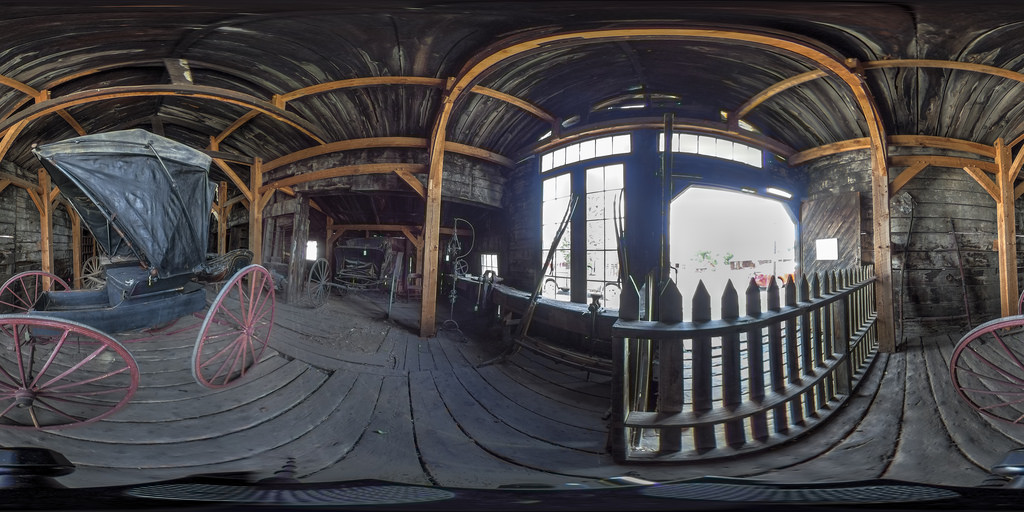
#> input picture orbuculum/image/candidate1.jpg, 1024 x 512 px
$ python equi2cube.py ../image/candidate1.jpg   (Python 2 division)
#> lines starting #> are read from the running program, lines starting #| are printed output that depends on the picture
#!/usr/bin/env python
# Credit: http://stackoverflow.com/questions/29678510/convert-21-equirectangular-panorama-to-cube-map
import sys
from PIL import Image
from math import pi,sin,cos,tan,atan2,hypot,floor
from numpy import clip

# get x,y,z coords from out image pixels coords
# i,j are pixel coords
# face is face number
# edge is edge length
def outImgToXYZ(i,j,face,edge):
    a = 2.0*float(i)/edge
    b = 2.0*float(j)/edge
    if face==0: # back
        (x,y,z) = (-1.0, 1.0-a, 3.0 - b)
    elif face==1: # left
        (x,y,z) = (a-3.0, -1.0, 3.0 - b)
    elif face==2: # front
        (x,y,z) = (1.0, a - 5.0, 3.0 - b)
    elif face==3: # right
        (x,y,z) = (7.0-a, 1.0, 3.0 - b)
    elif face==4: # top
        (x,y,z) = (b-1.0, a -5.0, 1.0)
    elif face==5: # bottom
        (x,y,z) = (5.0-b, a-5.0, -1.0)
    return (x,y,z)

# convert using an inverse transformation
def convertBack(imgIn,imgOut):
    inSize = imgIn.size
    outSize = imgOut.size
    inPix = imgIn.load()
    outPix = imgOut.load()
    edge = inSize[0]/4   # the length of each edge in pixels
    for i in xrange(outSize[0]):
        face = int(i/edge) # 0 - back, 1 - left 2 - front, 3 - right
        if face==2:
            rng = xrange(0,edge*3)
        else:
            rng = xrange(edge,edge*2)

        for j in rng:
            print("i: %s, j: %s" % (str(i), str(j)))
            if j<edge:
                face2 = 4 # top
            elif j>=2*edge:
                face2 = 5 # bottom
            else:
                face2 = face

            (x,y,z) = outImgToXYZ(i,j,face2,edge)
            theta = atan2(y,x) # range -pi to pi
            r = hypot(x,y)
            phi = atan2(z,r) # range -pi/2 to pi/2
            # source img coords
            uf = ( 2.0*edge*(theta + pi)/pi )
            vf = ( 2.0*edge * (pi/2 - phi)/pi)
            # Use bilinear interpolation between the four surrounding pixels
            ui = floor(uf)  # coord of pixel to bottom left
            vi = floor(vf)
            u2 = ui+1       # coords of pixel to top right
            v2 = vi+1
            mu = uf-ui      # fraction of way across pixel
            nu = vf-vi
            # Pixel values of four corners
            A = inPix[ui % inSize[0],clip(vi,0,inSize[1]-1)]
            B = inPix[u2 % inSize[0],clip(vi,0,inSize[1]-1)]
            C = inPix[ui % inSize[0],clip(v2,0,inSize[1]-1)]
            D = inPix[u2 % inSize[0],clip(v2,0,inSize[1]-1)]
            # interpolate
            (r,g,b) = (
              A[0]*(1-mu)*(1-nu) + B[0]*(mu)*(1-nu) + C[0]*(1-mu)*nu+D[0]*mu*nu,
              A[1]*(1-mu)*(1-nu) + B[1]*(mu)*(1-nu) + C[1]*(1-mu)*nu+D[1]*mu*nu,
              A[2]*(1-mu)*(1-nu) + B[2]*(mu)*(1-nu) + C[2]*(1-mu)*nu+D[2]*mu*nu )

            outPix[i,j] = (int(round(r)),int(round(g)),int(round(b)))

imgIn = Image.open(sys.argv[1])
#> imgIn is the input picture: PIL image 1024x512 RGB; mean R, G, B 72.8, 70.2, 72.4
inSize = imgIn.size
#> inSize = (1024, 512)
imgOut = Image.new("RGB",(inSize[0],inSize[0]*3/4),"black")
#> imgOut: PIL image 1024x768 RGB; every value is 0
convertBack(imgIn,imgOut)
imgOut.save(sys.argv[1].split('.')[0]+"Out2.png")
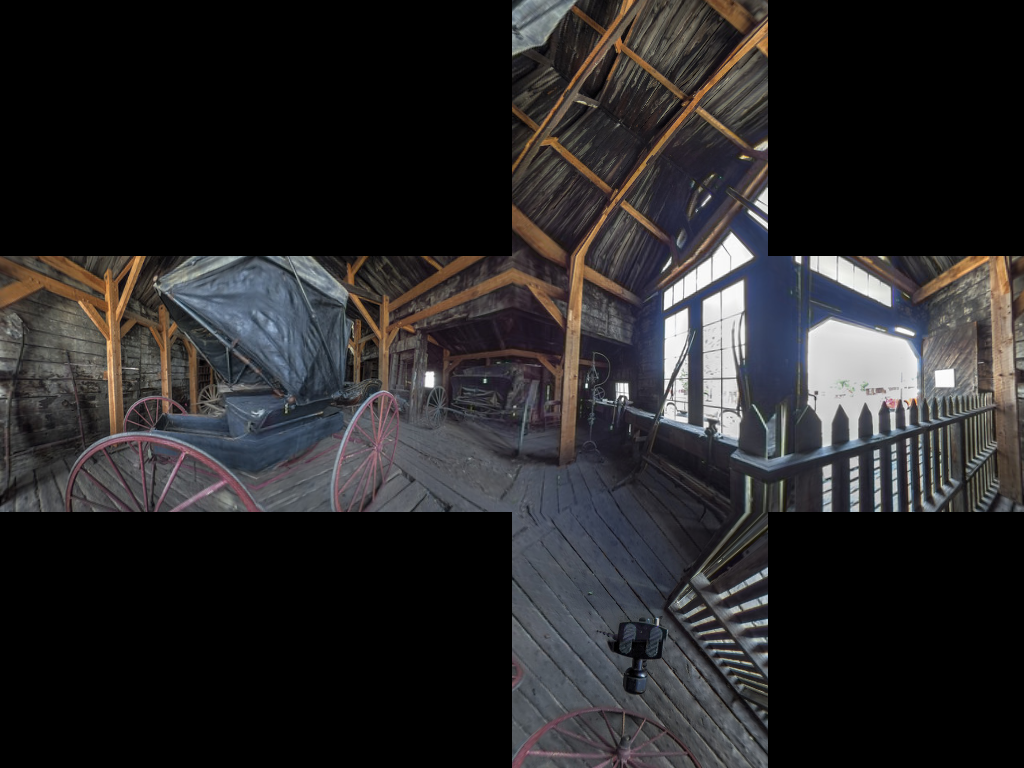
#> saved as Out2.png: PIL image 1024x768 RGB; mean R, G, B 40.3, 39, 40.2
imgOut.show()
